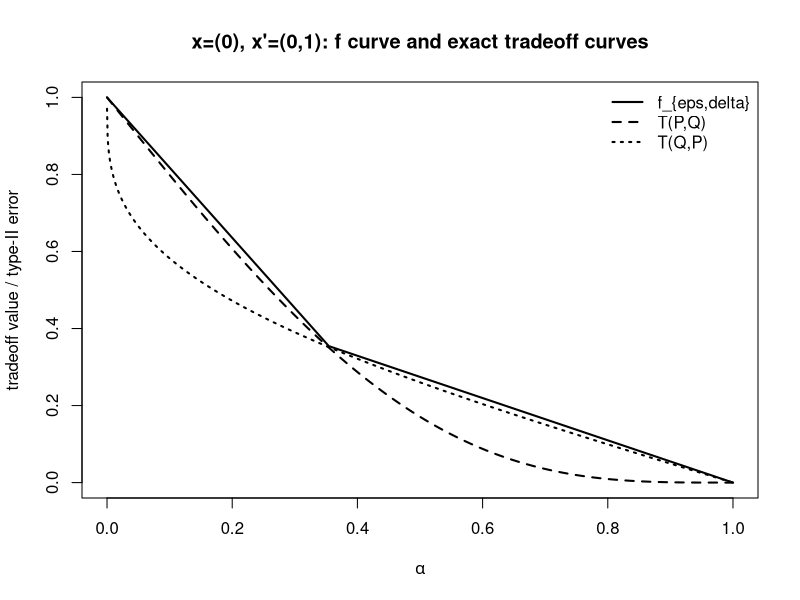
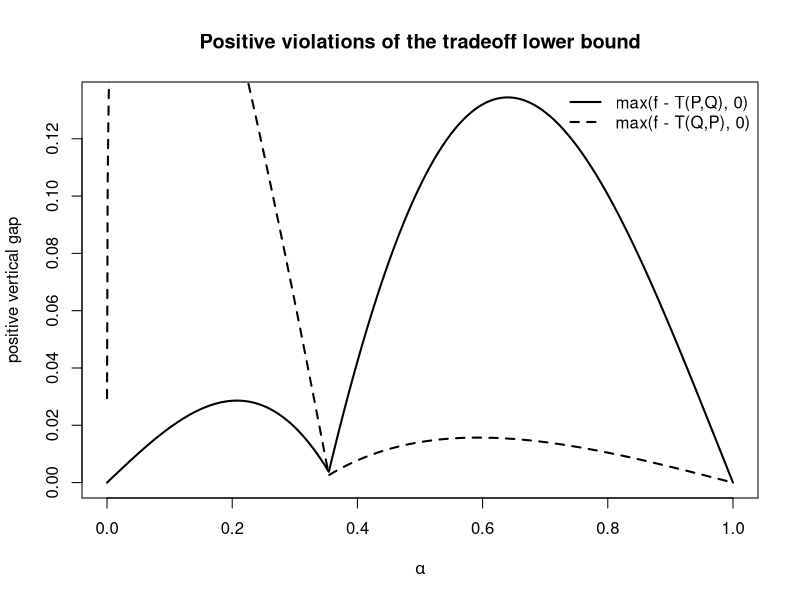

These charts were generated, in order, by the following R code:
# Exact DP discrepancy and tradeoff curves for the NonDP Gaussian mechanism
# Neighboring pair: x = (0), x' = (0, 1)
# Mechanism: M_eps(x) = mean(x) + N(0, (2 / (length(x) * eps_alg))^2)

f_eps_delta <- function(alpha, eps, delta) {
  pmax(0, 1 - delta - exp(eps) * alpha, exp(-eps) * (1 - delta - alpha))
}

pair_params_nonDP_0_01 <- function(eps_alg) {
  list(
    P = list(mu = 0,   sd = 2 / eps_alg),  # x=(0), n=1
    Q = list(mu = 0.5, sd = 1 / eps_alg)   # x'=(0,1), n=2
  )
}

# Intervals where A*x^2 + B*x + C > 0.
.quad_gt_intervals <- function(A, B, C, tol = 1e-14) {
  if (abs(A) < tol) {
    if (abs(B) < tol) {
      if (C > 0) return(list(c(-Inf, Inf))) else return(list())
    }
    r <- -C / B
    if (B > 0) return(list(c(r, Inf))) else return(list(c(-Inf, r)))
  }

  disc <- B^2 - 4 * A * C
  if (disc <= 0) {
    if (A > 0) return(list(c(-Inf, Inf))) else return(list())
  }

  r1 <- (-B - sqrt(disc)) / (2 * A)
  r2 <- (-B + sqrt(disc)) / (2 * A)
  lo <- min(r1, r2)
  hi <- max(r1, r2)

  if (A > 0) list(c(-Inf, lo), c(hi, Inf)) else list(c(lo, hi))
}

.normal_prob_intervals <- function(mu, sd, intervals) {
  if (length(intervals) == 0) return(0)
  total <- 0
  for (iv in intervals) {
    total <- total + pnorm(iv[2], mean = mu, sd = sd) - pnorm(iv[1], mean = mu, sd = sd)
  }
  total
}

# Probability under N(under_mu, under_sd^2) of {log N(mu_num,sd_num^2) / N(mu_den,sd_den^2) > threshold}.
.prob_logratio_gt <- function(mu_num, sd_num, mu_den, sd_den, threshold, under_mu, under_sd) {
  A <- -1 / (2 * sd_num^2) + 1 / (2 * sd_den^2)
  B <-  mu_num / sd_num^2 - mu_den / sd_den^2
  C <- -mu_num^2 / (2 * sd_num^2) + mu_den^2 / (2 * sd_den^2) + log(sd_den / sd_num) - threshold
  intervals <- .quad_gt_intervals(A, B, C)
  .normal_prob_intervals(under_mu, under_sd, intervals)
}

# Hockey-stick divergence D_eps(A || B) = sup_S [A(S) - exp(eps) B(S)]
# for A=N(mu_a,sd_a^2), B=N(mu_b,sd_b^2).
normal_hockey <- function(mu_a, sd_a, mu_b, sd_b, eps_claim) {
  pa <- .prob_logratio_gt(mu_a, sd_a, mu_b, sd_b, eps_claim, mu_a, sd_a)
  pb <- .prob_logratio_gt(mu_a, sd_a, mu_b, sd_b, eps_claim, mu_b, sd_b)
  max(0, pa - exp(eps_claim) * pb)
}

# Exact Neyman-Pearson tradeoff T(P,Q)(alpha).
# Reject P on the region where log(q/p) is large.
normal_tradeoff_exact <- function(alpha, mu_p, sd_p, mu_q, sd_q) {
  prob_p <- function(t) .prob_logratio_gt(mu_q, sd_q, mu_p, sd_p, t, mu_p, sd_p)
  prob_q <- function(t) .prob_logratio_gt(mu_q, sd_q, mu_p, sd_p, t, mu_q, sd_q)

  out <- numeric(length(alpha))
  for (i in seq_along(alpha)) {
    a0 <- alpha[i]
    if (a0 <= 0) { out[i] <- 1; next }
    if (a0 >= 1) { out[i] <- 0; next }

    lower <- -1
    upper <- 1
    iter <- 0
    while (prob_p(lower) < a0 && iter < 200) {
      lower <- 2 * lower - 1
      iter <- iter + 1
    }
    iter <- 0
    while (prob_p(upper) > a0 && iter < 200) {
      upper <- 2 * upper + 1
      iter <- iter + 1
    }

    root <- uniroot(function(t) prob_p(t) - a0, lower = lower, upper = upper,
                    tol = 1e-10)$root
    out[i] <- 1 - prob_q(root)
  }
  out
}

# ---------------- Example ----------------
# Use eps_alg <- 1 if "NonDPGaussian1" means the mechanism itself is fixed at eps=1.
# Use eps_alg <- eps_claim if each plotted x-axis value also changes the mechanism noise.

eps_alg <- 0.6
eps_claim <- 0.6
delta <- 1e-5

params <- pair_params_nonDP_0_01(eps_alg)
P <- params$P
Q <- params$Q

D_PQ <- normal_hockey(P$mu, P$sd, Q$mu, Q$sd, eps_claim)
D_QP <- normal_hockey(Q$mu, Q$sd, P$mu, P$sd, eps_claim)
cat("D_eps(P || Q) =", D_PQ, "\n")
cat("D_eps(Q || P) =", D_QP, "\n")
cat("max bidirectional discrepancy =", max(D_PQ, D_QP), "\n")
cat("delta =", delta, "\n")

alpha <- seq(1e-5, 1 - 1e-5, length.out = 1000)
f <- f_eps_delta(alpha, eps_claim, delta)
T_PQ <- normal_tradeoff_exact(alpha, P$mu, P$sd, Q$mu, Q$sd)
T_QP <- normal_tradeoff_exact(alpha, Q$mu, Q$sd, P$mu, P$sd)

plot(alpha, f, type = "l", lwd = 2, ylim = c(0, 1),
     xlab = expression(alpha), ylab = "tradeoff value / type-II error",
     main = "x=(0), x'=(0,1): f curve and exact tradeoff curves")
lines(alpha, T_PQ, lwd = 2, lty = 2)
lines(alpha, T_QP, lwd = 2, lty = 3)
legend("topright", lwd = 2, lty = c(1, 2, 3), bty = "n",
       legend = c("f_{eps,delta}", "T(P,Q)", "T(Q,P)"))

# Positive vertical gaps against the fixed f_{eps,delta} curve.
plot(alpha, pmax(f - T_PQ, 0), type = "l", lwd = 2,
     xlab = expression(alpha), ylab = "positive vertical gap",
     main = "Positive violations of the tradeoff lower bound")
lines(alpha, pmax(f - T_QP, 0), lwd = 2, lty = 2)
legend("topright", lwd = 2, lty = c(1, 2), bty = "n",
       legend = c("max(f - T(P,Q), 0)", "max(f - T(Q,P), 0)"))
